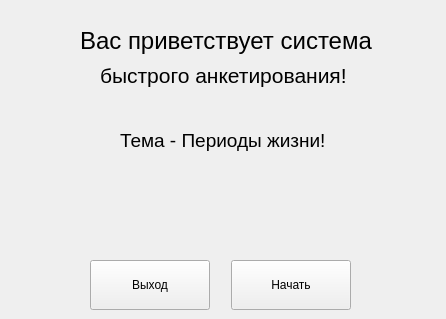
<?xml version="1.0" encoding="UTF-8"?>
<ui version="4.0">
 <class>MainWindow</class>
 <widget class="QMainWindow" name="MainWindow">
  <property name="geometry">
   <rect>
    <x>0</x>
    <y>0</y>
    <width>446</width>
    <height>319</height>
   </rect>
  </property>
  <property name="minimumSize">
   <size>
    <width>446</width>
    <height>319</height>
   </size>
  </property>
  <property name="maximumSize">
   <size>
    <width>446</width>
    <height>319</height>
   </size>
  </property>
  <property name="windowTitle">
   <string>MainWindow</string>
  </property>
  <widget class="QWidget" name="centralwidget">
   <widget class="QPushButton" name="btn_exit">
    <property name="geometry">
     <rect>
      <x>90</x>
      <y>260</y>
      <width>120</width>
      <height>50</height>
     </rect>
    </property>
    <property name="font">
     <font>
      <family>Segoe UI</family>
     </font>
    </property>
    <property name="text">
     <string>Выход</string>
    </property>
   </widget>
   <widget class="QLabel" name="label_welcome_1">
    <property name="geometry">
     <rect>
      <x>80</x>
      <y>20</y>
      <width>301</width>
      <height>41</height>
     </rect>
    </property>
    <property name="font">
     <font>
      <family>Segoe UI</family>
      <pointsize>18</pointsize>
     </font>
    </property>
    <property name="text">
     <string>Вас приветствует система</string>
    </property>
   </widget>
   <widget class="QPushButton" name="btn_begin">
    <property name="geometry">
     <rect>
      <x>231</x>
      <y>260</y>
      <width>120</width>
      <height>50</height>
     </rect>
    </property>
    <property name="font">
     <font>
      <family>Segoe UI</family>
     </font>
    </property>
    <property name="text">
     <string>Начать</string>
    </property>
   </widget>
   <widget class="QLabel" name="label_subject">
    <property name="geometry">
     <rect>
      <x>120</x>
      <y>130</y>
      <width>241</width>
      <height>21</height>
     </rect>
    </property>
    <property name="font">
     <font>
      <family>Segoe UI</family>
      <pointsize>14</pointsize>
     </font>
    </property>
    <property name="text">
     <string>Тема - Периоды жизни!</string>
    </property>
   </widget>
   <widget class="QLabel" name="label_welcome_2">
    <property name="geometry">
     <rect>
      <x>100</x>
      <y>60</y>
      <width>261</width>
      <height>31</height>
     </rect>
    </property>
    <property name="font">
     <font>
      <family>Segoe UI</family>
      <pointsize>16</pointsize>
     </font>
    </property>
    <property name="text">
     <string>быстрого анкетирования!</string>
    </property>
   </widget>
  </widget>
 </widget>
 <resources/>
 <connections/>
</ui>
